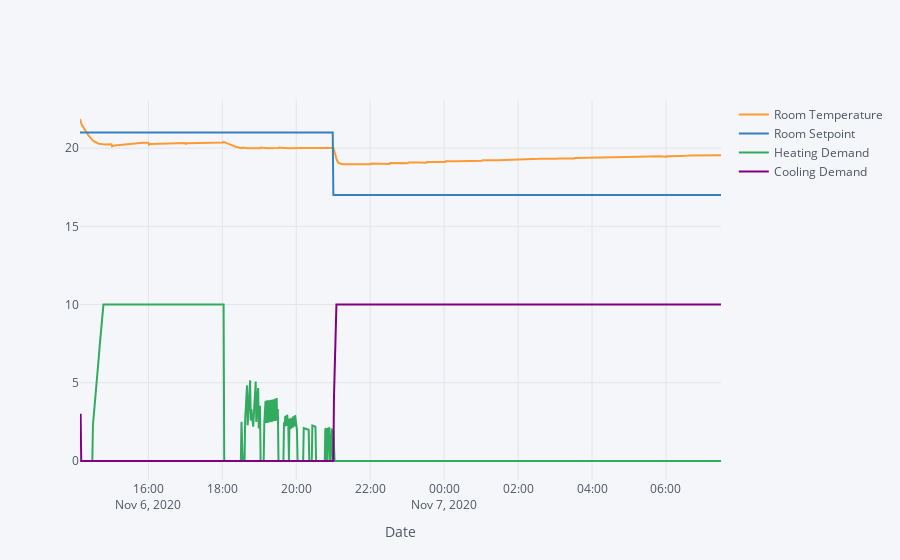

The notebook cell saved with this chart:
### Code cell
#Change Heating/Cooling Demand from range [0, 100] to range [0, 10] for better visualization
#Plot the Room Temperature, Room Setpoint, and Heating/Cooling Demand
X_temp = X.loc[ : , ['Room Temperature', 'Room Setpoint', 'Heating Demand', 'Cooling Demand']]
X_temp['Heating Demand'] = X_temp['Heating Demand'] / 10
X_temp['Cooling Demand'] = X_temp['Cooling Demand'] / 10
X_temp.loc[ : , ['Room Temperature', 'Room Setpoint', 'Heating Demand', 'Cooling Demand']].iplot(width = 2, xTitle = 'Date')

### Figure 1 — Plotly figure (JSON) as saved in the notebook; plotly's stock layout.template omitted (floating-point values rounded to 4 significant figures; data arrays with more than 128 entries replaced by an {"elided": "..."} marker saying what was removed)
{"data": [{"line": {"color": "rgba(255, 153, 51, 1.0)", "dash": "solid", "shape": "linear", "width": 2}, "mode": "lines", "name": "Room Temperature", "text": "", "type": "scatter", "x": {"elided": "1022 str values"}, "y": {"elided": "1022 float values"}}, {"line": {"color": "rgba(55, 128, 191, 1.0)", "dash": "solid", "shape": "linear", "width": 2}, "mode": "lines", "name": "Room Setpoint", "text": "", "type": "scatter", "x": {"elided": "1022 str values"}, "y": {"elided": "1022 int values"}}, {"line": {"color": "rgba(50, 171, 96, 1.0)", "dash": "solid", "shape": "linear", "width": 2}, "mode": "lines", "name": "Heating Demand", "text": "", "type": "scatter", "x": {"elided": "1022 str values"}, "y": {"elided": "1022 float values"}}, {"line": {"color": "rgba(128, 0, 128, 1.0)", "dash": "solid", "shape": "linear", "width": 2}, "mode": "lines", "name": "Cooling Demand", "text": "", "type": "scatter", "x": {"elided": "1022 str values"}, "y": {"elided": "1022 float values"}}], "layout": {"legend": {"bgcolor": "#F5F6F9", "font": {"color": "#4D5663"}}, "paper_bgcolor": "#F5F6F9", "plot_bgcolor": "#F5F6F9", "title": {"font": {"color": "#4D5663"}}, "xaxis": {"gridcolor": "#E1E5ED", "showgrid": true, "tickfont": {"color": "#4D5663"}, "title": {"font": {"color": "#4D5663"}, "text": "Date"}, "zerolinecolor": "#E1E5ED"}, "yaxis": {"gridcolor": "#E1E5ED", "showgrid": true, "tickfont": {"color": "#4D5663"}, "title": {"font": {"color": "#4D5663"}, "text": ""}, "zerolinecolor": "#E1E5ED"}}}
